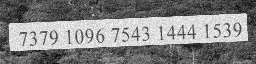
#> input picture 00000007_73791096754314441539_1.png, 256 x 64 px
$ python processTestImg.py 00000007_73791096754314441539_1.png   (Python 2 division)
#> lines starting #> are read from the running program, lines starting #| are printed output that depends on the picture
import cv2
import numpy as np
import sys

if __name__ == '__main__':
    if len(sys.argv) < 2:
        print "need a filename as argument"
        #return
    image = cv2.imread(sys.argv[1])
#> image is the input picture: shape (64, 256, 3); min 0, max 255, mean 131.1
    size = (256, 64)
    shrink = cv2.resize(image, size, interpolation=cv2.INTER_AREA)
    gray = cv2.cvtColor(shrink, cv2.COLOR_BGR2GRAY)
    for idx, line in enumerate(gray):
        for idy, item in enumerate(line):
            gray[idx][idy] = 255 - gray[idx][idy]
#> this loop made 64 passes
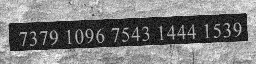
#> gray: shape (64, 256); min 0, max 255, mean 123.9
            # [7 lines of commented-out code are left out]
    fname = sys.argv[1]
    cv2.imwrite(fname, gray)
